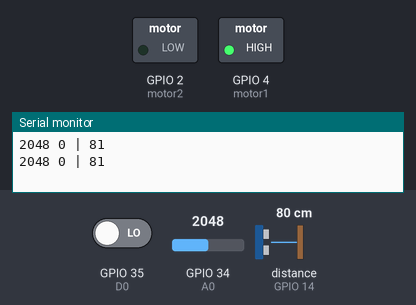
A sketch run on a simulated ESP32. On the bench: switched loads named in the sketch (green lamp = pin HIGH), the last lines printed to the serial monitor. Dashed ring = blinking. Inputs (shaded band) come from the test bench; at power-on: distance to the obstacle (sensor on GPIO 14) 80 cm, GPIO 34 (A0) = 2048, GPIO 35 (D0) LOW. The echo pulse lasts 58.3 µs per cm.

Above: at 1.3 s.
1.4 s: distance to the obstacle (sensor on GPIO 14) set to 12 cm
4.5 s: distance to the obstacle (sensor on GPIO 14) set to 9 cm
At 5.9 s:
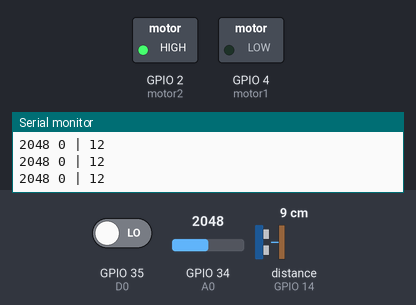
7.6 s: GPIO 34 (A0) set to 1033
10.7 s: GPIO 34 (A0) set to 932
At 11.4 s:
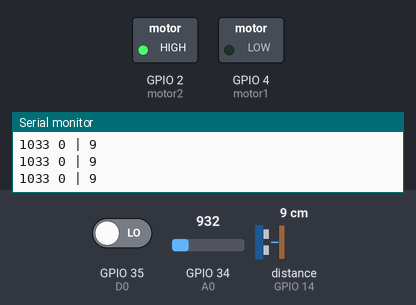
12.2 s: GPIO 34 (A0) set to 1040
At 15.2 s:
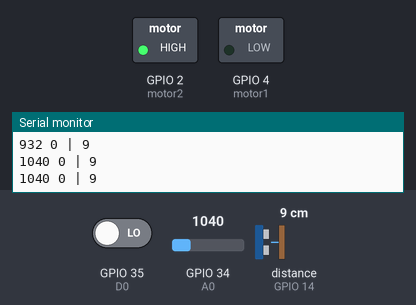
15.3 s: GPIO 34 (A0) set to 960
At 16.2 s:
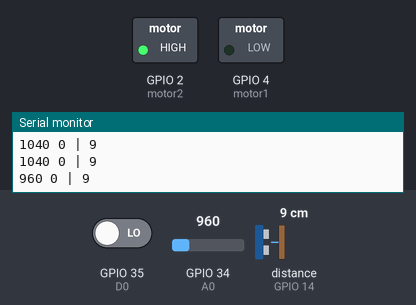
Timing chart, 0 to 17.8 s (numbered marks = the images above; inputs shaded):
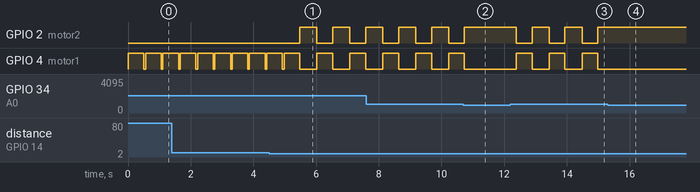

Measured:
- the behaviour switches between 11 and 10 cm on distance to the obstacle (sensor on GPIO 14) (found by bisection; images 0 and 1)
- the behaviour switches between 1001 and 1000 on GPIO 34 (A0) (found by bisection; images 1 and 2)
- after the input at 4.5 s, GPIO 2 (motor2): alternates HIGH for 0.55 s and LOW for 0.50 s, starting after 0.98 s
- after the input at 10.7 s, GPIO 2 (motor2): goes on until 10.7 s, then stays HIGH; GPIO 4 (motor1): goes on until 10.7 s, then stays LOW
- after the input at 12.2 s, GPIO 2 (motor2): alternates HIGH for 0.55 s and LOW for 0.50 s, starting after 0.19 s; GPIO 4 (motor1): alternates HIGH for 0.50 s and LOW for 0.55 s, starting after 0.19 s
- after the input at 15.3 s, GPIO 2 (motor2): stops changing and stays HIGH; GPIO 4 (motor1): stops changing and stays LOW
- by itself, GPIO 4 (motor1): alternates HIGH for 0.50 s and LOW for 0.55 s

The sketch:

pagar_otomatis.ino
```cpp
#include <NewPing.h>

#define A0 34
#define D0 35

#define motor1 4
#define motor2 2

#define TRIGGER_PIN  27
#define ECHO_PIN     14
#define MAX_DISTANCE 200

bool bukaPagar, tutupPagar;

NewPing sonar(TRIGGER_PIN, ECHO_PIN, MAX_DISTANCE);

void setup() {
  Serial.begin(115200);
  pinMode(A0, INPUT);
  pinMode(D0, INPUT);

  pinMode(motor1, OUTPUT);
  pinMode(motor2, OUTPUT);

}

void loop() {
  int analogValue = analogRead(A0);
  int digitalValue = digitalRead(D0);
  int distance = sonar.ping_cm();

  bukaPagar = (analogValue > 1000) ? true : bukaPagar;
  tutupPagar = (distance <= 10 && distance != 0) ? true : tutupPagar;

  if(bukaPagar){
    digitalWrite(motor1, HIGH);
    digitalWrite(motor2, LOW);
    delay(500);
    bukaPagar = false;
  } else {
    digitalWrite(motor1, LOW);
    digitalWrite(motor2, LOW);
  }

  if(tutupPagar){
    digitalWrite(motor1, LOW);
    digitalWrite(motor2, HIGH);
    delay(500);
    tutupPagar = false;
  } else {
    digitalWrite(motor1, LOW);
    digitalWrite(motor2, LOW);
  }

  Serial.print(analogValue);
  Serial.print(" ");
  Serial.print(digitalValue);

  Serial.print(" | ");
  Serial.println(distance);
  delay(50);

}
```
